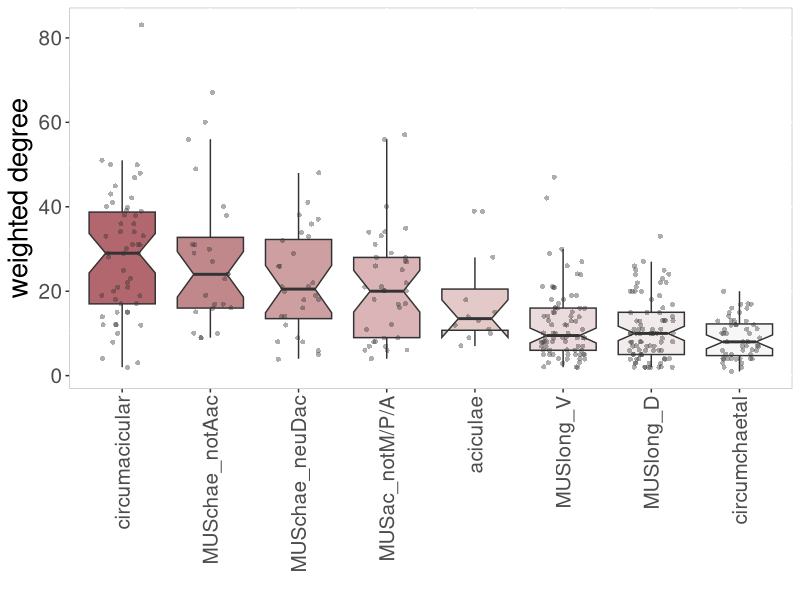
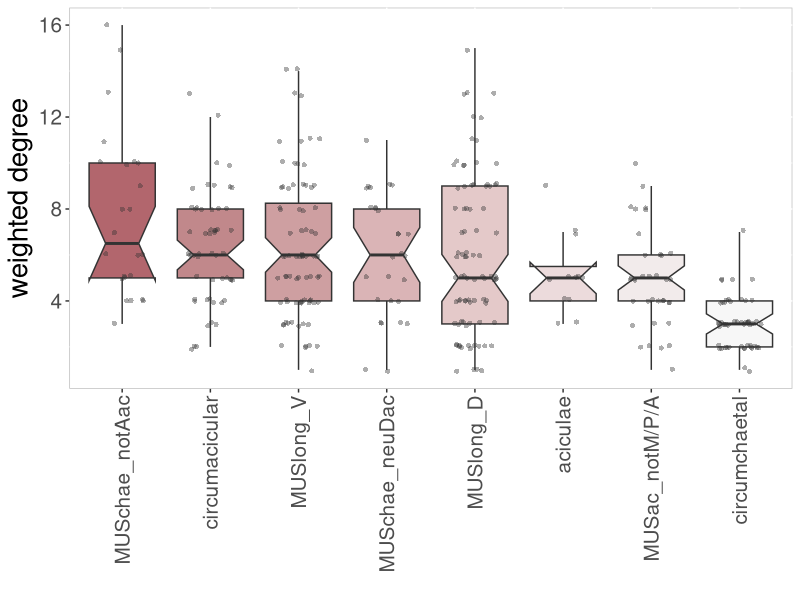
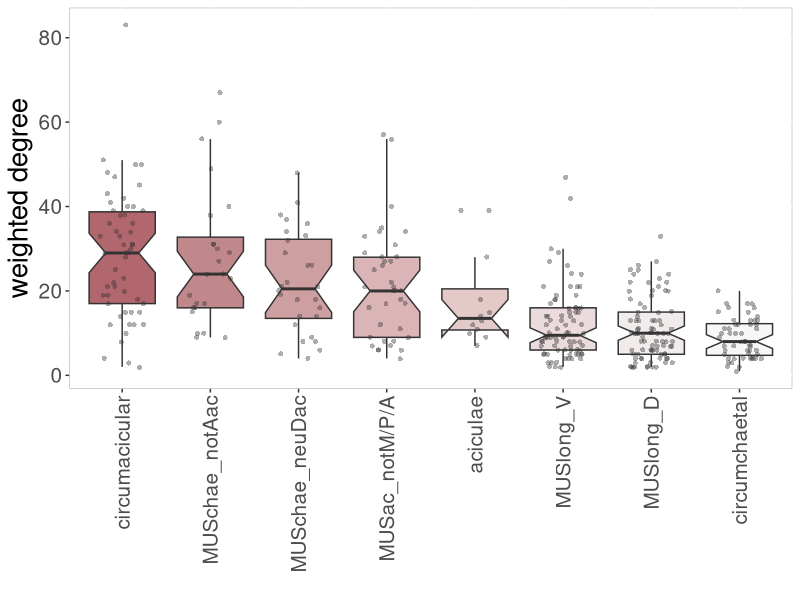
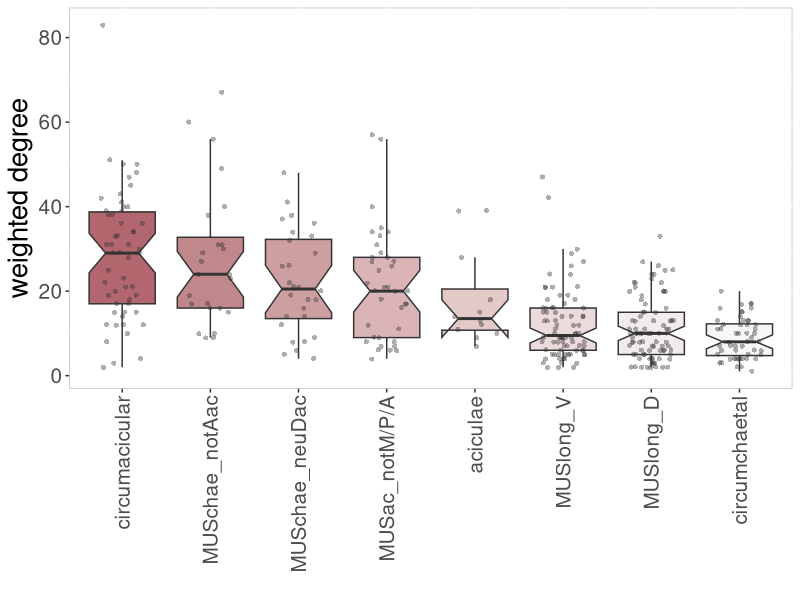
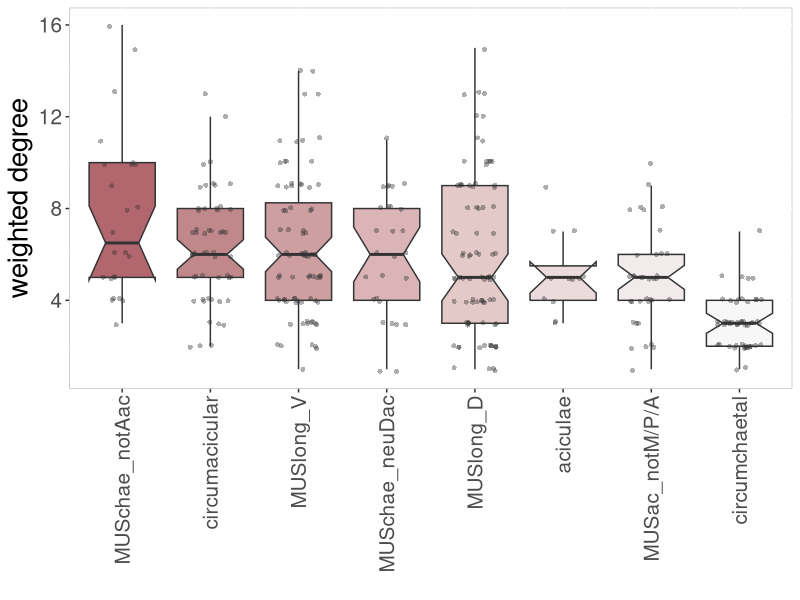
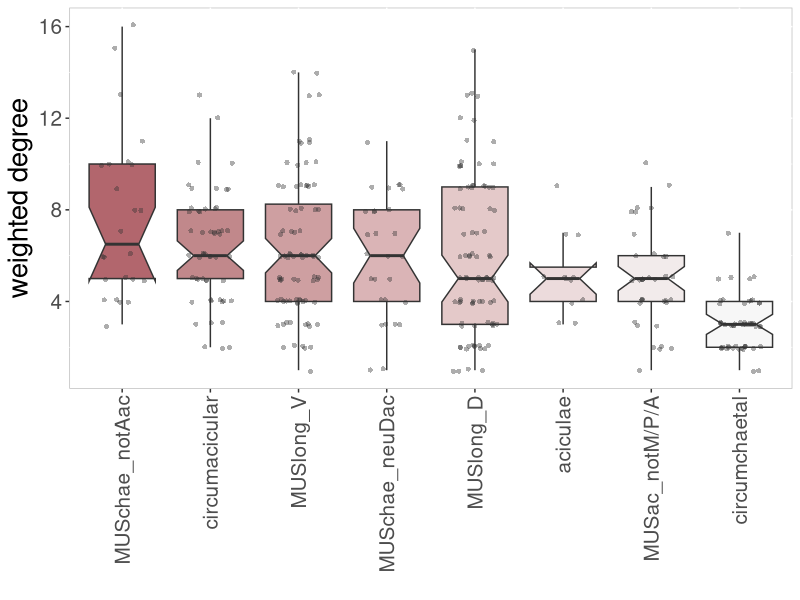

R code for these plots, in order: (Note: this script raises an error after producing the figures.)
#weighted degrees (WD) and degrees (D) of nodes in the desmosomal connectome
#plot for Figure 6 panel D of Jasek et al 2021 Desmosomal connectome paper
#Gaspar Jekely May 2021

#load packages and functions
library(ggplot2)
library(tidyverse)

#cbind_dif function will return data.frame and fill in NAs to make all columns of the same length
cbind_dif <- function(x = list()){
        # Find max length
        max_length <- max(unlist(lapply(x, length)))
        # Set length of each vector as
        res <- lapply(x, function(x){
                length(x) <- max_length
                return(x)
        })
        return(as.data.frame(res))
}


WD_circumacicular <- c(83,51,50,50,48,47,45,43,42,41,40,40,39,39,38,38,36,36,34,34,33,33,31,31,31,30,29,29,29,28,25,23,22,21,21,20,19,19,18,17,17,15,15,15,14,12,12,12,12,10,8,4,3,2)
WD_MUSchae_notAac <- c(67,60,56,49,40,38,31,31,30,29,27,24,24,23,19,17,17,16,16,15,10,10,9,9)
WD_MUSchae_neuDac <- c(48,41,38,37,36,34,33,32,29,26,26,22,21,21,20,19,18,18,16,14,14,12,9,8,8,6,5,4)
WD_MUSac_notM_P_A <- c(57,56,40,35,34,34,33,31,29,28,28,27,27,26,25,22,21,21,20,20,20,18,17,17,16,12,11,9,9,8,8,7,7,6,6,6,4)
WD_acicula <- c(39, 39, 28, 18, 15, 14, 13, 12, 11, 10, 9, 7)
WD_MUSlong_V <- c(47, 42, 30, 29, 27, 26, 24, 24, 21, 21, 21, 21, 19, 19, 18, 18, 17, 16, 16, 16, 16, 16, 15, 15, 15, 14, 14, 14, 14, 13, 13, 13, 12, 12, 12, 11, 10, 10, 10, 10, 9, 9, 9, 9, 9, 9, 9, 8, 8, 8, 8, 8, 8, 7, 7, 7, 7, 6, 6, 6, 6, 6, 5, 5, 5, 5, 5, 5, 5, 5, 4, 4, 4, 4, 3, 3, 3, 2, 2, 2)
WD_MUSlong_D <- c(33, 27, 26, 25, 25, 24, 24, 23, 22, 22, 22, 21, 20, 20, 20, 20, 19, 18, 17, 16, 15, 15, 15, 14, 13, 13, 13, 13, 13, 13, 12, 11, 11, 11, 11, 11, 10, 10, 10, 10, 10, 10, 10, 10, 10, 9, 8, 8, 8, 8, 8, 8, 7, 7, 7, 7, 7, 6, 6, 6, 6, 6, 6, 5, 5, 5, 5, 5, 4, 4, 4, 4, 4, 4, 3, 3, 3, 3, 2, 2, 2, 2, 2, 2, 2, 2)
WD_circumchaetal <- c(20, 17, 17, 17, 16, 16, 15, 15, 14, 13, 13, 13, 13, 12, 12, 12, 12, 11, 11, 11, 10, 10, 10, 10, 9, 8, 8, 8, 7, 7, 7, 7, 6, 6, 6, 6, 5, 5, 5, 4, 4, 4, 4, 4, 4, 4, 4, 3, 3, 2, 2, 1)

D_circumacicular <- c(9, 6, 8, 7, 10, 9, 7, 10, 8, 8, 9, 7, 13, 9, 8, 6, 6, 9, 6, 8, 7, 6, 7, 8, 7, 5, 5, 6, 5, 6, 12, 7, 7, 5, 8, 5, 6, 7, 4, 3, 5, 4, 3, 5, 4, 6, 4, 4, 2, 4, 4, 3, 2, 2)
D_MUSchae_notAac <- c(13, 16, 15, 10, 8, 8, 11, 10, 9, 10, 4, 10, 6, 5, 5, 6, 6, 4, 5, 5, 3, 7, 4, 4)
D_MUSchae_neuDac <- c(11, 6, 8, 9, 9, 9, 9, 9, 7, 8, 8, 6, 4, 5, 7, 7, 3, 5, 8, 3, 4, 4, 6, 3, 5, 3, 1, 1)
D_MUSac_notM_P_A <- c(5, 4, 7, 5, 5, 8, 8, 5, 6, 9, 5, 8, 5, 5, 10, 6, 5, 4, 6, 6, 4, 5, 4, 8, 3, 4, 4, 2, 4, 3, 3, 4, 2, 2, 1, 2)
D_acicula <- c(9, 5, 7, 5, 5, 5, 3, 4, 3, 7, 4, 5)
D_MUSlong_V <- c(14, 14, 13, 11, 10, 5, 9, 7, 11, 9, 8, 7, 11, 11, 10, 8, 4, 13, 10, 9, 5, 4, 9, 7, 7, 10, 9, 8, 6, 9, 9, 8, 7, 5, 4, 5, 8, 6, 6, 5, 9, 6, 6, 6, 6, 4, 4, 6, 6, 6, 6, 5, 5, 6, 6, 5, 4, 5, 4, 4, 4, 3, 5, 4, 4, 4, 3, 3, 3, 3, 4, 3, 3, 2, 3, 2, 2, 2, 2, 1)
D_MUSlong_D <- c(10, 15, 13, 10, 10, 11, 11, 8, 12, 9, 9, 10, 13, 12, 9, 5, 5, 13, 10, 7, 9, 9, 6, 5, 9, 8, 6, 5, 5, 4, 6, 10, 9, 8, 5, 4, 9, 9, 8, 7, 6, 5, 5, 4, 4, 7, 8, 7, 6, 5, 4, 4, 6, 5, 4, 3, 2, 6, 6, 4, 3, 3, 3, 5, 5, 4, 3, 1, 4, 4, 3, 3, 2, 2, 3, 2, 2, 2, 2, 2, 2, 2, 2, 1, 1, 1)
D_circumchaetal <- c(3, 5, 4, 2, 3, 2, 3, 2, 4, 7, 3, 3, 3, 4, 4, 4, 3, 5, 4, 3, 5, 4, 4, 3, 4, 5, 2, 2, 3, 2, 2, 2, 3, 3, 3, 2, 3, 3, 3, 3, 3, 3, 3, 2, 2, 2, 1, 2, 2, 2, 2, 1)  


#create tibble with cbind_dif function that will fill in NAs to make all columns of the same length
WD_cbind <- cbind_dif(list(WD_circumacicular, WD_MUSchae_notAac, WD_MUSchae_neuDac, WD_MUSac_notM_P_A, WD_acicula, WD_MUSlong_V, WD_MUSlong_D, WD_circumchaetal))
names(WD_cbind) <- c('circumacicular', 'MUSchae_notAac', 'MUSchae_neuDac', 'MUSac_notM/P/A', 'aciculae', 'MUSlong_V', 'MUSlong_D',  'circumchaetal')
WD_cbind <- tibble(WD_cbind)

#pivot the tibble
WD_cbind <- WD_cbind %>% 
        pivot_longer(everything(),names_to = "cell_type", values_to = "weighted_degree")

#encode cell type vector as a factor
WD_cbind$cell_type <- factor(WD_cbind$cell_type)

#same for unweighted data
#create tibble with cbind_dif function that will fill in NAs to make all columns of the same length
D_cbind <- cbind_dif(list(D_MUSchae_notAac, D_circumacicular,  D_MUSlong_V, D_MUSchae_neuDac, D_MUSlong_D, D_acicula, D_MUSac_notM_P_A, D_circumchaetal))
names(D_cbind) <- c('MUSchae_notAac','circumacicular',  'MUSlong_V', 'MUSchae_neuDac', 'MUSlong_D', 'aciculae', 'MUSac_notM/P/A', 'circumchaetal')
D_cbind <- tibble(D_cbind)
D_cbind

#pivot the tibble
D_cbind <- D_cbind %>% 
        pivot_longer(everything(),names_to = "cell_type", values_to = "weighted_degree")

#encode cell type vector as a factor
D_cbind$cell_type <- factor(D_cbind$cell_type)

#plotting
WD_cbind %>%
        ggplot(mapping=aes(fct_reorder(cell_type, weighted_degree, .fun='mean', na.rm = TRUE, .desc = TRUE), weighted_degree))+
        geom_boxplot(notch=TRUE, fill=hcl.colors(8, palette='Reds2', alpha = 0.6), outlier.shape = NA)+
        geom_jitter(alpha=0.4,width=0.25, height = 0.1, color='grey20', shape=16, size=1.4)+
         #       geom_jitter(mapping=aes(x=(`cell type`),y=`weighted degree`), width=0.2, height = 0.01)+
        theme(panel.background = element_rect(fill = "white", color = "grey"))+
        theme(legend.position="none")+
        ylab("weighted degree") + 
        xlab("")+
        theme(axis.text.x = element_text(angle = 90, family='sans', size=15, face='plain', hjust=1, vjust = 0.5))+
        theme(axis.text.y=element_text(family='sans',size=15))+
        theme(axis.title.y = element_text(size=20))
ggsave('WD_weights_cells.pdf', width=5, height=6)
ggsave('WD_weights_cells.png', width=5, height=6)

#plotting
D_cbind %>%
        ggplot(mapping=aes(fct_reorder(cell_type, weighted_degree, .fun='mean', na.rm = TRUE, .desc = TRUE), weighted_degree))+
        geom_boxplot(notch=TRUE, fill=hcl.colors(8, palette='Reds2', alpha = 0.6), outlier.shape = NA)+
        geom_jitter(alpha=0.4,width=0.25, height = 0.1, color='grey20', shape=16, size=1.4)+
        #       geom_jitter(mapping=aes(x=(`cell type`),y=`weighted degree`), width=0.2, height = 0.01)+
        theme(panel.background = element_rect(fill = "white", color = "grey"))+
        theme(legend.position="none")+
        ylab("weighted degree") + 
        xlab("")+
        theme(axis.text.x = element_text(angle = 90, family='sans', size=15, face='plain', hjust=1, vjust = 0.5))+
        theme(axis.text.y=element_text(family='sans',size=15))+
        theme(axis.title.y = element_text(size=20))
ggsave('D_weights_cells.pdf', width=5, height=6)
ggsave('D_weights_cells.png', width=5, height=6)

#save source data as suppl file

write_csv2(WD_cbind, "supplements/Figure6_source_data1.csv")
